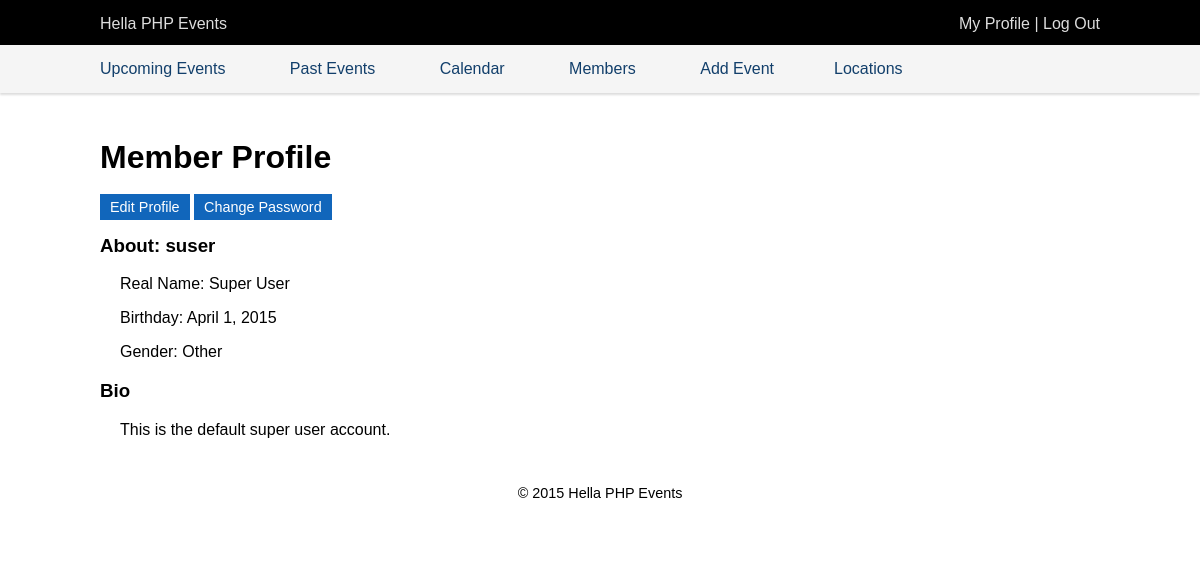
The app's page /index.php?page=profile&mid=10 (signed in) with its own data.
### tables this page shows
CREATE TABLE IF NOT EXISTS `profile_data` (
  `profileID` int(8) unsigned zerofill NOT NULL,
  `fname` varchar(32) DEFAULT NULL,
  `lname` varchar(32) DEFAULT NULL,
  `displayname` varchar(64) NOT NULL,
  `birthday` date DEFAULT NULL,
  `bio` text,
  `gender` enum('F','M','O') DEFAULT NULL
);

### public_html/includes/checklogin.inc.php (called while the page is built, shortened)
<?php
if (isset($_SESSION['loggedin'])) {
    $loggedin = true;
    $currentuser = (int)escape_data($_SESSION['userid']);
    $rank = (int)getRank(escape_data($_SESSION['userid']));
} else {
    $loggedin = false;
    $rank = 1;
}

### public_html/includes/functions.inc.php (called while the page is built, shortened)
<?php
function getPage() {
   return htmlentities($_GET['page']);
}
function verbose_date($date, $showtime = true) {
    if ($showtime)
        return date("F j, Y \\a\\t g:ia", strtotime($date));
    else
        return date("F j, Y", strtotime($date));
}
function verbose_gender($gender) {
    if ($gender == 'M') {
        return "Male";
    } else if ($gender == 'F') {
        return "Female";
    } else {
        return "Other";
    }
}
function escape_data($data) {
    global $dbc;
    $data = trim($data);
    $data = strip_tags($data);
    $data = htmlentities($data, ENT_QUOTES);
    return mysqli_real_escape_string($dbc, $data);
}
?>

### public_html/includes/sqlstatements.inc.php (called while the page is built, shortened)
<?php
function getProfileData($userid) {
    global $dbc;
    $q = "SELECT `profileID`, `fname`, `lname`, `displayname`, `birthday`, `bio`, `gender` "
            . "FROM `profile_data` "
            . "WHERE `profileID` = '$userid'";
    $r = @mysqli_query($dbc, $q);
    return $r;
}
function getRank($userid) {
    global $dbc;
    $q = "SELECT `userrank` FROM `users` WHERE `userid` = '$userid'";
    $r = @mysqli_query($dbc, $q);
    $row = mysqli_fetch_array($r, MYSQLI_ASSOC);
    return $row['userrank'];
}
?>

### public_html/pagelets/profile.inc.php (the view, shortened to what this page needs)
<div>
    <?php
    $profileid = (int)escape_data($_GET['mid']);
    if ($loggedin) {
        $edit = $currentuser == $profileid && $rank > 1 ? true : false;
    } else {
        $edit = false;
    }
    $result = getProfileData($profileid);
    $profile = mysqli_fetch_array($result, MYSQLI_ASSOC);
    $displayname = $profile['displayname'];
    $fullname = $profile['fname'] . " " . $profile['lname'];
    $fullname = strlen($fullname) > 1 ? $fullname : "Not Set";
    $birthday = isset($profile['birthday']) ? verbose_date($profile['birthday'], false) : "Not Set";
    $gender = isset($profile['gender']) ? verbose_gender(($profile['gender'])) : "Not Set";
    $bio = isset($profile['bio']) ? ($profile['bio']) : "Not Set";
    echo "<p>";
    echo $edit ? " <a class='button' href='?page=editprofile&amp;mid=$currentuser'>Edit Profile</a>" : "";
    echo $edit ? " <a class='button' href='?page=changepass'>Change Password</a>" : "";
    echo "</p>";
    echo "<h3>About: $displayname</h3>";
    if ($rank >= COORDINATOR_RANK) {
        echo "<p class='lpad'>Real Name: $fullname</p>";
    }
    if ($rank >= MEMBER_RANK) {
        echo "<p class='lpad'>Birthday: $birthday</p>";
        echo "<p class='lpad'>Gender: $gender</p>";
        echo "<h3>Bio</h3>";
        echo "<p class='lpad'>$bio</p>";
    } else {
        echo "<p class='lpad'>You must be signed in you view this profile.</p>";
    }
    ?>
</div>

### public_html/includes/header.inc.php (shortened to what this page needs)
<!DOCTYPE html>
<html>
    <head>
        <link rel="stylesheet" type="text/css" href="styles/common.css">
        <link rel="stylesheet" type="text/css" media="screen and (min-width: 1024px)" href="styles/full.css">
        <link rel="stylesheet" type="text/css" media="screen and (min-width: 769px) and (max-width: 1024px)" href="styles/tab1024.css" />
        <link rel="stylesheet" type="text/css" media="screen and (min-width: 361px) and (max-width: 768px)" href="styles/tab768.css" />
        <link rel="stylesheet" type="text/css" media="screen and (max-width: 360px)" href="styles/small320.css" />
        <link rel="stylesheet" type="text/css" href="styles/datePicker.css">
    </head>
    <body>
        <div id="pagewrapper">
            <div id ="topbar">
                <div id="loginbar">
                    <div id="lbleft">
                        <a href="index.php"><?php echo constant('SITENAME') ?></a>
                    </div>
                    <div id="lbright">
                    <p>
                        <?php if ($loggedin) {
                            echo '<a href="?page=profile&amp;mid='
                                . $currentuser
                                .'">'
                                . constant("PROFILE")
                                .'</a>';
                            ?>
                             | <a href="?page=logout"><?php echo constant('LOGOUT') ?></a>
                        <?php } else { ?>
                        <a href="?page=register"><?php echo constant('REGISTER') ?></a>
                        |
                        <a href="?page=login"><?php echo constant('LOGIN') ?></a>
                        <?php } ?>
                    </p>
                    </div>
                </div>
            </div>
            <?php require_once ("$WEB_ROOT/$APP_PATH/includes/menu.inc.php"); ?>
            <div id="contentwrapper">
            <div id="maincontent">

### public_html/includes/menu.inc.php (shortened to what this page needs)
<div id="menubar">
    <div id="menucontent">
        <ul>
            <li><a href="?page=eventlist&amp;past=0"><?php echo constant("EVENTLIST"); ?></a></li>
            <li><a href="?page=eventlist&amp;past=1"><?php echo constant("PASTEVENTS"); ?></a></li>
            <li><a href="?page=cal"><?php echo constant("CAL"); ?></a></li>
            <li><a href="?page=members"><?php echo constant("MEMBERS"); ?></a></li>
            <?php
            if ($loggedin) {
                if ($rank >= COORDINATOR_RANK) {
                   ?><li><a href="?page=createevent"><?php echo constant("ADDEVENT"); ?></a></li><?php
                }
                if ($rank >= ADMIN_RANK) {
                   ?><li><a href="?page=managelocations"><?php echo constant("MANAGELOCS"); ?></a></li><?php
                }
            }
            ?>
        </ul>
    </div>
</div>

### public_html/index.php (shortened to what this page needs)
<?php
$WEB_ROOT = getenv("DOCUMENT_ROOT");
$APP_PATH = '';
require_once("../upload/mysqli_connect.php");
require_once("$WEB_ROOT/$APP_PATH/includes/functions.inc.php");
require_once("$WEB_ROOT/$APP_PATH/includes/sqlstatements.inc.php");
$page = getPage();
require_once("$WEB_ROOT/$APP_PATH/includes/checklogin.inc.php");
include ("$WEB_ROOT/$APP_PATH/includes/header.inc.php");
echo "<h1 id='mainhead'>" . constant(strtoupper($page) . '_TITLE') . "</h1>";
include ("$WEB_ROOT/$APP_PATH/pagelets/$page.inc.php");
include ("$WEB_ROOT/$APP_PATH/includes/footer.inc.php");
?>

### public_html/includes/footer.inc.php
                </div>
                <div id="footer">
                    <p>
                        <?php echo constant("COPY"); ?>
                    </p>
                </div>
            </div>
        </div>
    </body>
</html>

### public_html/styles/common.css (style rules this page uses)
body { margin: 0; padding: 0; font-family: helvetica; background-color: #fff; }
a { color: #1166bb; text-decoration: none; }
#topbar { background-color: #000; color: #ddd; height: 45px; width: 100%; }
#loginbar p { margin: 0; }
#loginbar a { color: #ddd;; text-decoration: none; }
#footer { clear: both; }
#footer p { font-size: .9em; padding-top: 30px; text-align: center; }
.button, .button:visited { font-size: 0.9em; padding: 5px 10px; background: #1166bb; color: #ffffff; }

### public_html/styles/full.css (style rules this page uses)
#loginbar { width: 1000px; text-align: right; margin: auto; }
#lbright { width: 50%; text-align: right; float: right; padding: 15px 0 0 0; }
#lbleft { width: 50%; text-align: left; float: left; padding: 15px 0 0 0; }
#menubar { background-color: #f5f5f5; box-shadow: 0 2px 2px #ddd; }
#menubar ul { width: 1100px; margin: auto; }
#menubar ul li { text-decoration: none; display: inline; }
#menubar li { padding: 15px; }
#menubar a { padding: 15px; color: #123f6b; display: inline-block; }
#maincontent { background-color: #fff; width: 1000px; }
#contentwrapper { width: 1000px; background-color: #fff; margin: 5px auto; padding: 20px 20px; }
.lpad { padding-left: 20px; }

### public_html/styles/tab1024.css (style rules this page uses)
#loginbar { width: 720px; text-align: right; margin: auto; }
#lbright { width: 50%; text-align: right; float: right; padding: 15px 0 0 0; }
#lbleft { width: 50%; text-align: left; float: left; padding: 15px 0 0 0; }
#menubar { background-color: #f5f5f5; box-shadow: 0 2px 2px #ddd; }
#menubar ul { width: 760px; margin: auto; padding-left: 5px; }
#menubar ul li { text-decoration: none; display: inline; }
#menubar li { padding: 10px 10px; }
#menubar a { padding: 20px 10px; color: #123f6b; display: inline-block; }
#maincontent { background-color: #fff; width: 720px; }
#contentwrapper { width: 700px; background-color: #fff; margin: 5px auto; padding: 15px 10px; }
.lpad { padding-left: 20px; }

### public_html/styles/tab768.css (style rules this page uses)
#loginbar { width: 90%; min-width: 295px; height: 30px; text-align: right; margin: auto; padding: 0 5px; }
#lbright { //width: 40%; min-width: 160px; text-align: right; float: right; padding: 15px 0 0 0; }
#lbleft { //width: 40%; min-width: 130px; text-align: left; float: left; padding: 15px 0 0 0; }
#menucontent { display: none; text-align: center; }
#menubar { background-color: #f5f5f5; box-shadow: 0 2px 2px #ddd; }
#menubar ul { width: 90%; margin: auto; padding: 0; }
#menubar ul li { text-decoration: none; display: block; }
#menubar li { padding: 15px; }
#menubar a { padding: 15px; color: #123f6b; display: block; }
#maincontent { background-color: #fff; width: 100%; }
#contentwrapper { width: 90%; background-color: #fff; margin: 5px auto; padding: 20px 20px; }
.lpad { padding-left: 5px; }

### public_html/styles/small320.css (style rules this page uses)
#loginbar { width: 285px; height: 30px; font-size: .95em; text-align: right; margin: auto; padding: 0 5px; }
#lbright { min-width: 150px; text-align: right; float: right; padding: 15px 0 0 0; }
#lbleft { min-width: 130px; text-align: left; float: left; padding: 15px 0 0 0; }
#menucontent { display: none; text-align: center; }
#menubar { background-color: #f5f5f5; box-shadow: 0 2px 2px #ddd; }
#menubar ul { width: 90%; margin: auto; padding: 0; }
#menubar ul li { text-decoration: none; display: block; }
#menubar li { padding: 15px; }
#menubar a { padding: 15px; color: #123f6b; display: block; }
#maincontent { background-color: #fff; width: 100%; }
#contentwrapper { width: 90%; background-color: #fff; margin: 5px auto; padding: 20px 20px; }
.lpad { padding-left: 5px; }

### records on screen
profile_data: displayname "suser", fullname "Super User", birthday "April 1, 2015", gender "Other", bio "This is the default super user account."

### other values on screen
constant('SITENAME') "Hella PHP Events"
constant("PROFILE") "My Profile"
constant('LOGOUT') "Log Out"
constant("EVENTLIST") "Upcoming Events"
constant("PASTEVENTS") "Past Events"
constant("CAL") "Calendar"
constant("MEMBERS") "Members"
constant("ADDEVENT") "Add Event"
constant("MANAGELOCS") "Locations"
constant(strtoupper($page) . '_TITLE') "Member Profile"
constant("COPY") "© 2015 Hella PHP Events"
